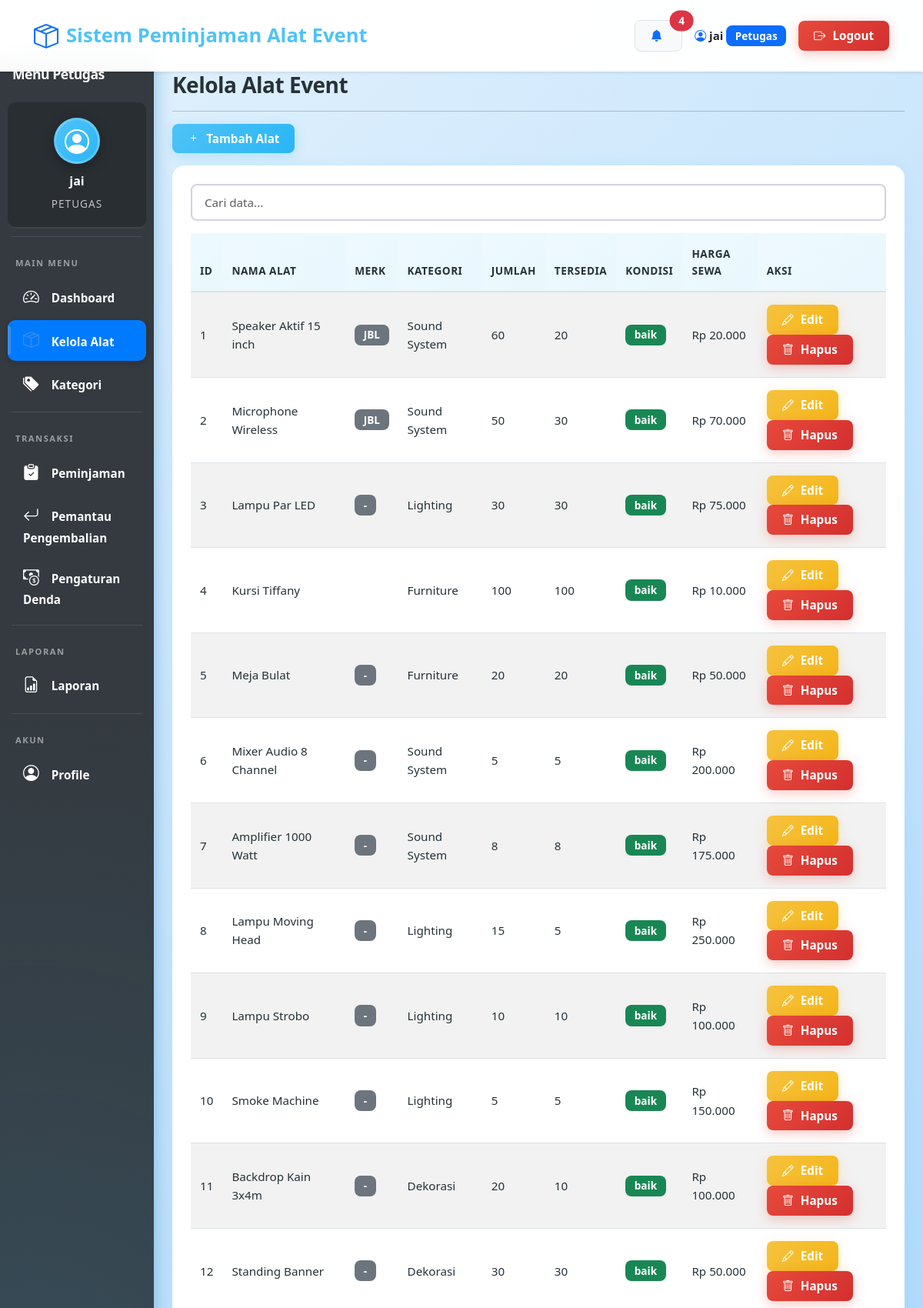
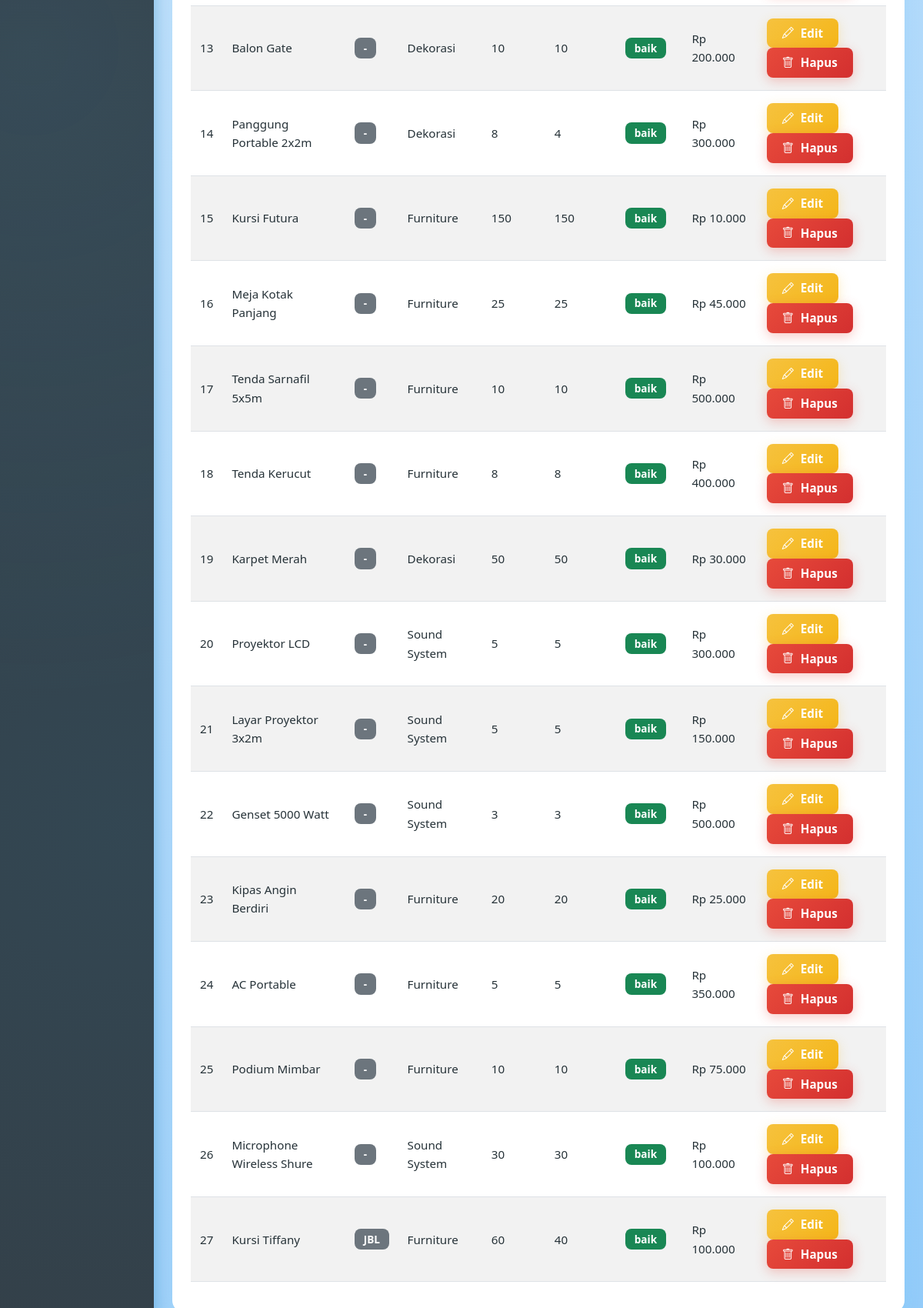
/petugas/alat.php (signed in, upper part), run on the app's committed database (2 pictures, top to bottom).
### tables this page shows
CREATE TABLE `alat` (
  `id` int NOT NULL,
  `nama_alat` varchar(100) NOT NULL,
  `merk` varchar(100) DEFAULT NULL,
  `kategori_id` int DEFAULT NULL,
  `jumlah_total` int NOT NULL,
  `jumlah_tersedia` int NOT NULL,
  `kondisi` enum('baik','rusak ringan','rusak berat') DEFAULT 'baik',
  `harga_sewa` decimal(10,2) DEFAULT NULL,
  `deskripsi` text,
  `foto` varchar(255) DEFAULT NULL,
  `created_at` timestamp NULL DEFAULT CURRENT_TIMESTAMP,
  `deleted_at` datetime DEFAULT NULL
);

CREATE TABLE `kategori` (
  `id` int NOT NULL,
  `nama_kategori` varchar(50) NOT NULL,
  `deskripsi` text,
  `deleted_at` datetime DEFAULT NULL
);

### petugas/alat.php (the view, shortened to what this page needs)
<?php
require_once '../config/database.php';
include '../includes/header.php';
?>
<div class="container-fluid">
    <div class="row">
        <?php include '../includes/petugas_sidebar.php'; ?>
        <div class="col-md-10 p-4">
            <h2>Kelola Alat Event</h2>
            <hr>
            <button class="btn btn-primary mb-3" data-bs-toggle="modal" data-bs-target="#modalAlat" onclick="resetForm()">
                <i class="bi bi-plus"></i> Tambah Alat
            </button>
            <div class="card">
                <div class="card-body">
                    <table class="table table-striped">
                        <thead>
                            <tr>
                                <th>ID</th>
                                <th>Nama Alat</th>
                                <th>Merk</th>
                                <th>Kategori</th>
                                <th>Jumlah</th>
                                <th>Tersedia</th>
                                <th>Kondisi</th>
                                <th>Harga Sewa</th>
                                <th>Aksi</th>
                            </tr>
                        </thead>
                        <tbody>
                            <?php
                            $result = mysqli_query($conn, "SELECT a.*, k.nama_kategori FROM alat a LEFT JOIN kategori k ON a.kategori_id = k.id WHERE a.deleted_at IS NULL ORDER BY a.id ASC");
                            while ($row = mysqli_fetch_assoc($result)):
                            ?>
                            <tr>
                                <td><?php echo $row['id']; ?></td>
                                <td><?php echo htmlspecialchars($row['nama_alat']); ?></td>
                                <td><span class="badge bg-secondary"><?php echo htmlspecialchars($row['merk'] ?? '-'); ?></span></td>
                                <td><?php echo htmlspecialchars($row['nama_kategori']); ?></td>
                                <td><?php echo $row['jumlah_total']; ?></td>
                                <td><?php echo $row['jumlah_tersedia']; ?></td>
                                <td><span class="badge bg-<?php echo $row['kondisi']=='baik'?'success':'warning'; ?>"><?php echo $row['kondisi']; ?></span></td>
                                <td>Rp <?php echo number_format($row['harga_sewa'], 0, ',', '.'); ?></td>
                                <td>
                                    <button class="btn btn-sm btn-warning" onclick="editAlat(<?php echo $row['id']; ?>,'<?php echo addslashes($row['nama_alat']); ?>','<?php echo addslashes($row['merk']??''); ?>',<?php echo $row['kategori_id']; ?>,<?php echo $row['jumlah_total']; ?>,<?php echo $row['jumlah_tersedia']; ?>,'<?php echo $row['kondisi']; ?>',<?php echo $row['harga_sewa']; ?>,'<?php echo addslashes($row['deskripsi']); ?>')">
                                        <i class="bi bi-pencil"></i> Edit
                                    </button>
                                    <button class="btn btn-sm btn-danger" onclick="if(confirm('Hapus alat ini?')) location.href='?delete=<?php echo $row['id']; ?>'">
                                        <i class="bi bi-trash"></i> Hapus
                                    </button>
                                </td>
                            </tr>
                            <?php endwhile; ?>
                        </tbody>
                    </table>
                </div>
            </div>
        </div>
    </div>
</div>
<?php include '../includes/footer.php'; ?>

### assets/css/variables.css (style rules this page uses)
:root { --primary: #4FC3F7; --primary-dark: #29B6F6; --primary-light: #81D4FA; --secondary: #78909C; --success: #66BB6A; --info: #42A5F5; --warning: #FFA726; --danger: #EF5350; --light: #E3F2FD; --dark: #263238; --blue-gradient: linear-gradient(135deg, #4FC3F7 0%, #29B6F6 100%); --blue-gradient-dark: linear-gradient(135deg, #29B6F6 0%, #0288D1 100%); --sidebar-gradient: linear-gradient(180deg, #0277BD 0%, #01579B 100%); --card-gradient: linear-gradient(135deg, #E3F2FD 0%, #BBDEFB 100%); --card-shadow: 0 4px 20px rgba(79, 195, 247, 0.15); --button-shadow: 0 4px 15px rgba(79, 195, 247, 0.3); --hover-shadow: 0 8px 30px rgba(79, 195, 247, 0.25); --spacing-sm: 0.5rem; --spacing-md: 1rem; --spacing-lg: 1.5rem; --spacing-xl: 2rem; --radius-sm: 8px; --radius-md: 12px; --radius-lg: 16px; --font-family: 'Segoe UI', Tahoma, Geneva, Verdana, sans-serif; --font-size-base: 15px; --font-weight-normal: 500; --font-weight-bold: 700; }

### assets/css/base.css (style rules this page uses)
* { margin: 0; padding: 0; box-sizing: border-box; }
html { scroll-behavior: smooth; }
body { font-family: var(--font-family); background: linear-gradient(135deg, #E3F2FD 0%, #BBDEFB 50%, #90CAF9 100%); background-attachment: fixed; min-height: 100vh; color: var(--dark); font-size: var(--font-size-base); line-height: 1.6; padding-top: 70px; }
h1, h2, h3, h4, h5, h6 { font-weight: var(--font-weight-bold); color: var(--dark); letter-spacing: -0.5px; }
h2 { font-size: 1.75rem; margin-bottom: 0.5rem; }
p, td, th, label, span { color: var(--dark); }

### assets/css/components.css (style rules this page uses)
.card { border: none; border-radius: var(--radius-lg); box-shadow: var(--card-shadow); overflow: hidden; margin-bottom: var(--spacing-lg); background: white; transition: all 0.3s ease; }
.card-body { padding: var(--spacing-lg); }
.table thead th { border-bottom: 2px solid #dee2e6; font-weight: var(--font-weight-bold); text-transform: uppercase; font-size: 0.85rem; letter-spacing: 0.5px; color: var(--dark); padding: var(--spacing-md) 0.75rem; background: linear-gradient(135deg, rgba(79, 195, 247, 0.1) 0%, rgba(41, 182, 246, 0.1) 100%); }
.table tbody td { padding: var(--spacing-md) 0.75rem; vertical-align: middle; font-size: 0.95rem; color: var(--dark); font-weight: var(--font-weight-normal); }
.btn { border-radius: var(--radius-sm); padding: var(--spacing-sm) 1.25rem; font-weight: 600; font-size: 0.95rem; transition: all 0.3s ease; border: none; }
.btn i { margin-right: 5px; }
.btn-primary { background: var(--blue-gradient); box-shadow: var(--button-shadow); color: white; }
.btn-danger { background: linear-gradient(135deg, #e74a3b 0%, #d32f2f 100%); box-shadow: 0 4px 15px rgba(231, 74, 59, 0.3); }
.btn-warning { background: linear-gradient(135deg, #f6c23e 0%, #f4b619 100%); box-shadow: 0 4px 15px rgba(246, 194, 62, 0.3); color: #fff; }
.badge { padding: 0.5em 0.85em; font-weight: var(--font-weight-bold); border-radius: var(--radius-sm); font-size: 0.85rem; }

### data on the page
alat: id "1", nama_alat "Speaker Aktif 15 inch", merk "JBL", kategori.nama_kategori "Sound System", jumlah_total "60", jumlah_tersedia "20", kondisi "baik", harga_sewa "20.000"
alat: id "2", nama_alat "Microphone Wireless", merk "JBL", kategori.nama_kategori "Sound System", jumlah_total "50", jumlah_tersedia "30", kondisi "baik", harga_sewa "70.000"
alat: id "3", nama_alat "Lampu Par LED", merk "-", kategori.nama_kategori "Lighting", jumlah_total "30", jumlah_tersedia "30", kondisi "baik", harga_sewa "75.000"
alat: id "4", nama_alat "Kursi Tiffany", kategori.nama_kategori "Furniture", jumlah_total "100", jumlah_tersedia "100", kondisi "baik", harga_sewa "10.000"
alat: id "5", nama_alat "Meja Bulat", merk "-", kategori.nama_kategori "Furniture", jumlah_total "20", jumlah_tersedia "20", kondisi "baik", harga_sewa "50.000"
alat: id "6", nama_alat "Mixer Audio 8 Channel", merk "-", kategori.nama_kategori "Sound System", jumlah_total "5", jumlah_tersedia "5", kondisi "baik", harga_sewa "200.000"
alat: id "7", nama_alat "Amplifier 1000 Watt", merk "-", kategori.nama_kategori "Sound System", jumlah_total "8", jumlah_tersedia "8", kondisi "baik", harga_sewa "175.000"
alat: id "8", nama_alat "Lampu Moving Head", merk "-", kategori.nama_kategori "Lighting", jumlah_total "15", jumlah_tersedia "5", kondisi "baik", harga_sewa "250.000"
alat: id "9", nama_alat "Lampu Strobo", merk "-", kategori.nama_kategori "Lighting", jumlah_total "10", jumlah_tersedia "10", kondisi "baik", harga_sewa "100.000"
alat: id "10", nama_alat "Smoke Machine", merk "-", kategori.nama_kategori "Lighting", jumlah_total "5", jumlah_tersedia "5", kondisi "baik", harga_sewa "150.000"
alat: id "11", nama_alat "Backdrop Kain 3x4m", merk "-", kategori.nama_kategori "Dekorasi", jumlah_total "20", jumlah_tersedia "10", kondisi "baik", harga_sewa "100.000"
alat: id "12", nama_alat "Standing Banner", merk "-", kategori.nama_kategori "Dekorasi", jumlah_total "30", jumlah_tersedia "30", kondisi "baik", harga_sewa "50.000"
alat: id "13", nama_alat "Balon Gate", merk "-", kategori.nama_kategori "Dekorasi", jumlah_total "10", jumlah_tersedia "10", kondisi "baik", harga_sewa "200.000"
alat: id "14", nama_alat "Panggung Portable 2x2m", merk "-", kategori.nama_kategori "Dekorasi", jumlah_total "8", jumlah_tersedia "4", kondisi "baik", harga_sewa "300.000"
alat: id "15", nama_alat "Kursi Futura", merk "-", kategori.nama_kategori "Furniture", jumlah_total "150", jumlah_tersedia "150", kondisi "baik", harga_sewa "10.000"
alat: id "16", nama_alat "Meja Kotak Panjang", merk "-", kategori.nama_kategori "Furniture", jumlah_total "25", jumlah_tersedia "25", kondisi "baik", harga_sewa "45.000"
alat: id "17", nama_alat "Tenda Sarnafil 5x5m", merk "-", kategori.nama_kategori "Furniture", jumlah_total "10", jumlah_tersedia "10", kondisi "baik", harga_sewa "500.000"
alat: id "18", nama_alat "Tenda Kerucut", merk "-", kategori.nama_kategori "Furniture", jumlah_total "8", jumlah_tersedia "8", kondisi "baik", harga_sewa "400.000"
alat: id "19", nama_alat "Karpet Merah", merk "-", kategori.nama_kategori "Dekorasi", jumlah_total "50", jumlah_tersedia "50", kondisi "baik", harga_sewa "30.000"
alat: id "20", nama_alat "Proyektor LCD", merk "-", kategori.nama_kategori "Sound System", jumlah_total "5", jumlah_tersedia "5", kondisi "baik", harga_sewa "300.000"
alat: id "21", nama_alat "Layar Proyektor 3x2m", merk "-", kategori.nama_kategori "Sound System", jumlah_total "5", jumlah_tersedia "5", kondisi "baik", harga_sewa "150.000"
alat: id "22", nama_alat "Genset 5000 Watt", merk "-", kategori.nama_kategori "Sound System", jumlah_total "3", jumlah_tersedia "3", kondisi "baik", harga_sewa "500.000"
alat: id "23", nama_alat "Kipas Angin Berdiri", merk "-", kategori.nama_kategori "Furniture", jumlah_total "20", jumlah_tersedia "20", kondisi "baik", harga_sewa "25.000"
alat: id "24", nama_alat "AC Portable", merk "-", kategori.nama_kategori "Furniture", jumlah_total "5", jumlah_tersedia "5", kondisi "baik", harga_sewa "350.000"
alat: id "25", nama_alat "Podium Mimbar", merk "-", kategori.nama_kategori "Furniture", jumlah_total "10", jumlah_tersedia "10", kondisi "baik", harga_sewa "75.000"
alat: id "26", nama_alat "Microphone Wireless Shure", merk "-", kategori.nama_kategori "Sound System", jumlah_total "30", jumlah_tersedia "30", kondisi "baik", harga_sewa "100.000"
alat: id "27", nama_alat "Kursi Tiffany", merk "JBL", kategori.nama_kategori "Furniture", jumlah_total "60", jumlah_tersedia "40", kondisi "baik", harga_sewa "100.000"

### other printed values
$notif_count "4"
$_SESSION['nama'] "jai"
$_SESSION['role'] "Petugas"
$_SESSION['role'] "PETUGAS"
